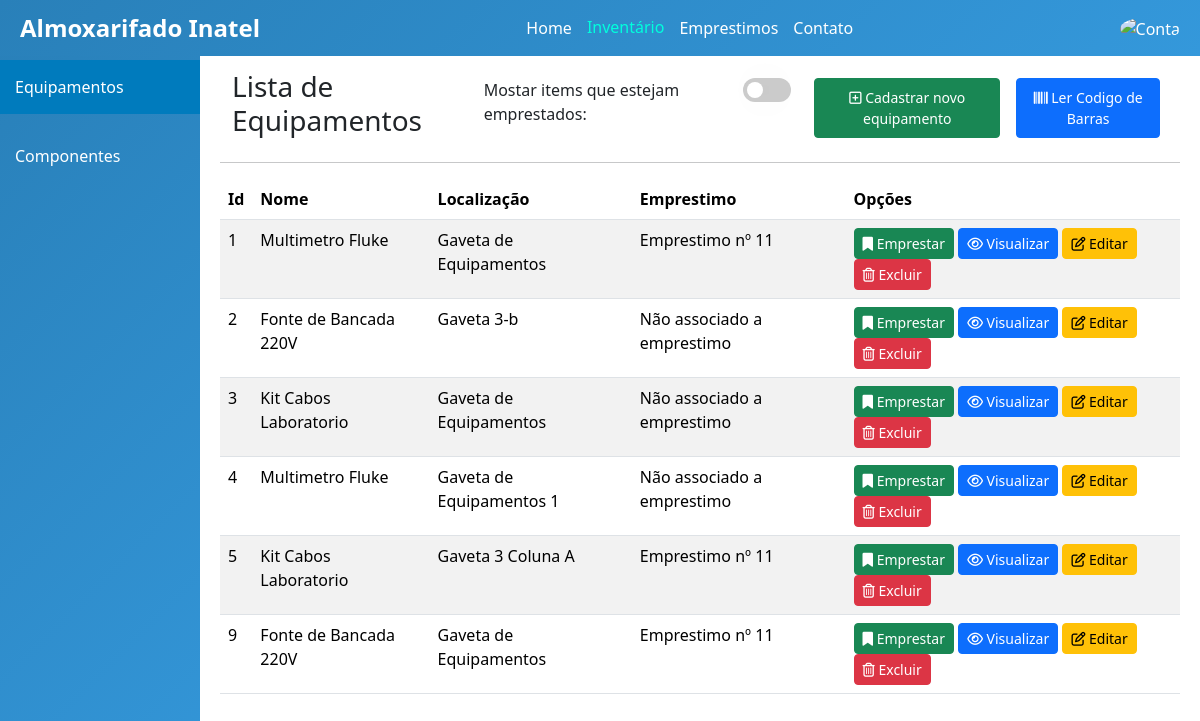
The app's page /inventario/equipamentos/, older data.
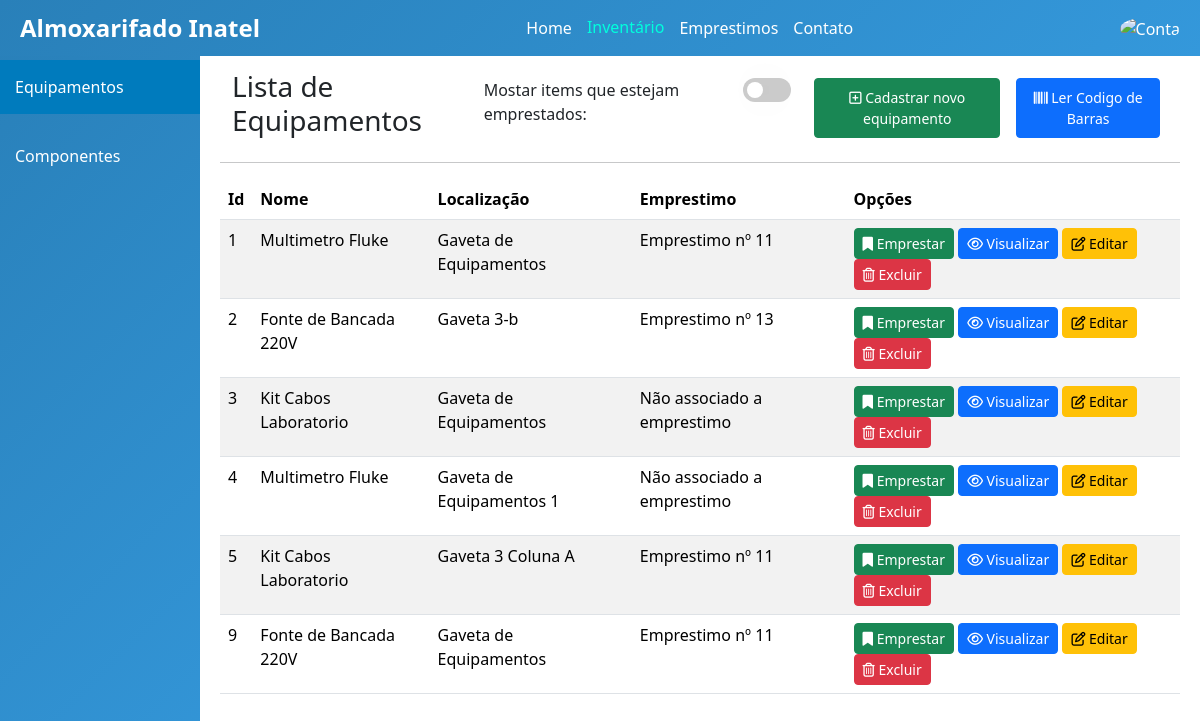
The same page, newer data.
### inventario/models.py (models this page shows, shortened)
class Equipamento(models.Model):
    id = models.IntegerField(primary_key=True, unique=True)
    nome = models.CharField(max_length=50)
    descricao = models.CharField(max_length=500,verbose_name='Descrição')
    localizacao = models.CharField(max_length=50, verbose_name='Localização')
    emprestimo = models.ForeignKey(Emprestimo, on_delete=models.SET_DEFAULT, default=None, blank=True, null=True)

### emprestimos/models.py (models this page shows, shortened)
class Emprestimo(models.Model):
    id = models.BigAutoField(primary_key=True, unique=True)
    estado = models.CharField(max_length=50) # Ativo, Pendente(esperando aprovacao), Atrasado
    data_de_retirada = models.DateField(verbose_name='Data de Retirada', auto_now_add=True)
    data_de_devolucao = models.DateField(verbose_name='Data de Devolução')
    aluno = models.ForeignKey(Aluno, on_delete=models.PROTECT)
    funcionario = models.ForeignKey(Funcionario, on_delete=models.PROTECT)

### inventario/views.py (the view)
# urls.py: path('equipamentos/', EquipamentosList.as_view(), name='Listar-Equipamentos'),
class EquipamentosList(ListView):
    model = Equipamento
    template_name = 'equipamentos.html'

### inventario/templates/equipamentos.html (shortened to what this page needs)
{% extends "base.html" %}
{% load static %}
{% block style %}
<link rel="stylesheet" href="{% static 'css/sideBar.css' %}">
<link rel="stylesheet" href="{% static 'css/bootstrap/bootstrap.min.css' %}">
<link rel="stylesheet" href="{% static 'fa/css/all.min.css' %}">
<link rel="stylesheet" href="{% static 'css/tables.css' %}">
<link rel="stylesheet" href="{% static 'css/datatables.min.css' %}">
{% endblock %}
{% block content %}
{% include "includes/sideBar.html" %}
<div class="content">
    <div class="container-fluid">
        <h3>Lista de Equipamentos</h3>
        <div class="buttons">
            <p class="mt-2">Mostar items que estejam emprestados: </p>
            <label class="switch">
                <span class="slider"></span>
            </label>
            <a href="{% url 'Cadastrar-Equipamento' %}" class="btn btn-success btn-sm p-2 m-2" title="Cadastrar">
                <i class="fa-regular fa-square-plus"></i>
                Cadastrar novo equipamento
            </a>
            <button id="readerButton" class="btn btn-primary btn-sm p-2 m-2" type="button" title="Ler codigo de barras">
                <i class="fa-solid fa-barcode"></i>
                Ler Codigo de Barras
            </button>
        </div>
    </div>
    <hr>
    <div class="table-responsive">
        <table class="table table-striped" id="tabela-equipamentos">
            <thead>
                <tr>
                    <th>Id</th>
                    <th>Nome</th>
                    <th>Localização</th>
                    <th>Emprestimo</th>
                    <th>Opções</th>
                </tr>
            </thead>
            <tbody>
                {% for equipamento in object_list %}
                <tr itemID="{{ equipamento.id }}" itemName="{{ equipamento.nome }}" description="{{ equipamento.descricao }}" itemLocation="{{ equipamento.localizacao }}" emprestimo={% if equipamento.emprestimo != None %} {{ equipamento.emprestimo.id }} {% else %} false {% endif %}>
                    <td>{{ equipamento.id }}</td>
                    <td>{{ equipamento.nome }}</td>
                    <td>{{ equipamento.localizacao }}</td>
                    <td>{% if equipamento.emprestimo == None %} Não associado a emprestimo {% else %} Emprestimo nº {{equipamento.emprestimo.id}} {% endif %} </td>
                    <td>
                        <button id="emprestimoButton" class="btn btn-success btn-sm" title="Emprestar">
                            <i class="fa fa-bookmark" aria-hidden="true"></i>
                            Emprestar
                        </button>
                        <button id="detail-button" class="btn btn-primary btn-sm" title="Visualizar">
                            <i class="fa-regular fa-eye"></i>
                            Visualizar
                        </button>
                        <a href="{% url 'Editar-Equipamento' equipamento.id %}" class="btn btn-warning btn-sm" title="Editar">
                            <i class="fa-regular fa-pen-to-square"></i>
                            Editar
                        </a>
                        <button id="delete-Button" class="btn btn-danger btn-sm" title="Excluir">
                            <i class="fa-regular fa-trash-can"></i>
                            Excluir
                        </button>
                    </td>
                </tr>
                {% empty %}
                <tr>
                    <td colspan="4">Nenhum equipamento encontrado</td>
                </tr>
                {% endfor %}
            </tbody>
        </table>
    </div>
</div>
{% endblock %}

### templates/base.html (shortened to what this page needs)
{% load static %}
<!DOCTYPE html>
<html lang="pt-br">
<head>
    <link rel="stylesheet" href="{% static 'css/base.css' %}">
    {% block style %}
    {% endblock %}
</head>
<body>
    <div class="app-bar">
        <div class="logo">Almoxarifado Inatel</div>
        <div class="menu">
            <a href="{% url 'home_page' %}" id="home">Home</a>
            <a href="{% url 'Listar-Equipamentos' %}" id="inventario">Inventário</a>
            <a href="{% url 'emprestimo'%}" id="emprestimo">Emprestimos</a>
            <a href="{% url 'contato'%}" id="contato">Contato</a>
        </div>
        <div class="account" onclick="toggleDropdown()">
            <img src="{% static 'imgs/account_icon.png' %}" alt="Conta">
        </div>
    </div>
    <div class="block">
        {% block content %}{% endblock %}
    </div>
</body>
</html>

### inventario/templates/includes/sideBar.html
{% load static %}
<div class="sidebar">
    <a href="{% url 'Listar-Equipamentos' %}" id="Lista-Equipamentos">Equipamentos</a>
    <a href="{% url 'Listar-Componentes' %}" id="Lista-Componentes">Componentes</a>
</div>

### static/css/base.css (style rules this page uses)
body { font-family: Nunito sans, sans-serif; flex-direction: column; min-height: 100vh; margin: 0; padding: 0; background-color: #f0f8ff; }
.app-bar { position: fixed; top: 0; width: 100%; display: flex; justify-content: space-between; align-items: center; padding: 10px 20px; box-sizing: border-box; z-index: 1000; }
.app-bar .logo { font-size: 1.5em; font-weight: bold; }
.app-bar .menu { display: flex; gap: 15px; }
.app-bar .menu a { color: white; text-decoration: none; font-size: 1em; }
.app-bar .menu a.active { color: rgb(0, 255, 221); transform: translateY(-1px); }
.app-bar .account { position: relative; }
.app-bar .account img { width: 30px; height: 30px; border-radius: 50%; cursor: pointer; }
.block { margin-top: 50px; }
.sidebar, .app-bar { background: linear-gradient(135deg, #2980b9, #3498db); color: #fff; }

### static/css/sideBar.css (style rules this page uses)
.sidebar { height: 100%; width: 200px; position: fixed; top: 40px; left: 0; padding-top: 20px; display: flex; flex-direction: column; gap: 15px; z-index: 500; }
.sidebar a { padding: 15px; text-decoration: none; font-size: 1em; color: white; display: block; }
.sidebar a.active { background-color: #007bbd; }
.content { margin-left: 200px; padding: 20px; }

### static/css/tables.css (style rules this page uses)
.container-fluid { display: flex; flex-direction: row; justify-content: space-between; }
.buttons { display: flex; flex-direction: row; justify-content: end; }
.switch { --button-width: 3em; --button-height: 1.5em; --toggle-diameter: 1em; --button-toggle-offset: calc((var(--button-height) - var(--toggle-diameter)) / 2); --toggle-shadow-offset: 10px; --toggle-wider: 2.5em; --color-grey: #cccccc; --color-green: #02a42d; padding-right: 15px; padding-top: 8px; padding-left: 15px; }
.slider { display: inline-block; width: var(--button-width); height: var(--button-height); background-color: var(--color-grey); border-radius: calc(var(--button-height) / 2); position: relative; transition: 0.3s all ease-in-out; }
.slider::after { content: ""; display: inline-block; width: var(--toggle-diameter); height: var(--toggle-diameter); background-color: #fff; border-radius: calc(var(--toggle-diameter) / 2); position: absolute; top: var(--button-toggle-offset); transform: translateX(var(--button-toggle-offset)); box-shadow: var(--toggle-shadow-offset) 0 calc(var(--toggle-shadow-offset) * 4) rgba(0, 0, 0, 0.1); transition: 0.3s all ease-in-out; }

Row changes from the older to the newer data that the page shows:
changed Equipamento "Gaveta 3-b": emprestimo.id (not shown) → "13"; emprestimo_id "Não associado a emprestimo" → "Emprestimo nº"
